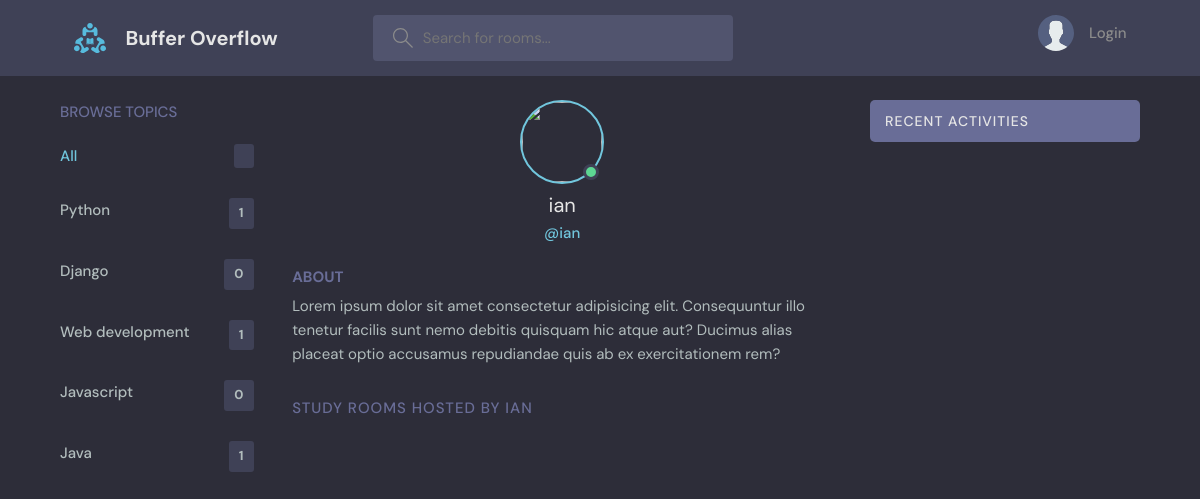
The app's page /profile/2/ with its own data.
### base/models.py (models this page shows, shortened)
class Topic(models.Model):
    name = models.CharField(max_length=200)

### base/views.py (the view)
# urls.py: path('profile/<str:pk>/', views.userProfile, name="user-profile"),
def userProfile(request, pk):
    user = User.objects.get(id=pk)
    rooms = user.room_set.all()
    room_messages = user.message_set.all()
    topics = Topic.objects.all()
    context = {'user': user, 'rooms': rooms, 'room_messages': room_messages, 'topics': topics}
    return render(request, 'base/profile.html', context)

### base/templates/base/profile.html (shortened to what this page needs)
{% extends 'main.html' %}
{% block content %}
<main class="profile-page layout layout--3">
    <div class="container">
        {% include 'base/topics_component.html' %}
        <div class="roomList">
            <div class="profile">
                <div class="profile__avatar">
                    <div class="avatar avatar--large active">
                        <img src="https://images.pexels.com/photos/220453/pexels-photo-220453.jpeg?auto=compress&cs=tinysrgb&w=1260&h=750&dpr=1"/>
                    </div>
                </div>
                <div class="profile__info">
                    <h3>{{user.username}}</h3>
                    <p>@{{user.username}}</p>
                </div>
                <div class="profile__about">
                    <h3>About</h3>
                    <p>
                        Lorem ipsum dolor sit amet consectetur adipisicing elit. Consequuntur illo tenetur
                        facilis sunt nemo debitis quisquam hic atque aut? Ducimus alias placeat optio
                        accusamus repudiandae quis ab ex exercitationem rem?
                    </p>
                </div>
            </div>
            <div class="roomList__header">
                <div>
                    <h2>Study Rooms Hosted by {{user.username}}</a>
                    </h2>
                </div>
            </div>
        </div>
        {% include 'base/activity_component.html' %}
    </div>
</main>
{% endblock content %}

### base/templates/base/topics_component.html
<div class="topics">
    <div class="topics__header">
        <h2>Browse Topics</h2>
    </div>
    <ul class="topics__list">
        <li>
            <a href="{% url 'home' %}" class="active">All <span>{{room_count}}</span></a>
        </li>
        {% for topic in topics %}
        <li>
            <a href="{% url 'home' %}?q={{topic.name}}">{{topic.name}}<span>{{topic.room_set.all.count}}</span></a>
        </li>
        {% endfor %}
    </ul>
</div>

### static/styles/style.css (style rules this page uses)
:root { --color-main: #71c6dd; --color-main-light: #e1f6fb; --color-dark: #3f4156; --color-dark-medium: #51546e; --color-dark-light: #696d97; --color-light: #e5e5e5; --color-gray: #8b8b8b; --color-light-gray: #b2bdbd; --color-bg: #2d2d39; --color-success: #5dd693; --color-error: #fc4b0b; }
* { font-family: "DM Sans", -apple-system, BlinkMacSystemFont, "Segoe UI", Roboto, Oxygen, Ubuntu, Cantarell, "Open Sans", "Helvetica Neue", sans-serif; margin: 0; padding: 0; box-sizing: border-box; text-rendering: optimizeLegibility; font-size: inherit; }
html { font-size: 56.25%; }
@media only screen and (min-width: 1200px) { html { font-size: 62.5%; } }
body { line-height: 1.6; font-weight: 400; font-size: 1.5rem; color: var(--color-light-gray); background-color: var(--color-bg); min-height: 100vh; }
img { width: 100%; }
a { display: inline-block; color: var(--color-main); text-decoration: none; }
.container { max-width: 120rem; width: 90%; margin: auto; }
.avatar { position: relative; display: inline-block; border-radius: 50%; border: 2px solid var(--color-main); }
.avatar img { display: block; border-radius: 50%; object-fit: cover; object-position: center; }
.avatar::after { content: ""; display: block; position: absolute; background-color: var(--color-gray); z-index: 111; border-radius: 50%; border: 0.3rem solid var(--color-dark); }
.avatar.active::after { background-color: var(--color-success); }
.avatar.avatar--large img { display: block; width: 8rem; height: 8rem; border-radius: 50%; }
.avatar.avatar--large:after { width: 1rem; height: 1rem; bottom: 2px; right: 3.5px; }
.layout { margin-top: 2.4rem; }
.layout > .container { display: flex; justify-content: space-between; align-items: flex-start; }
.layout--3 > .container > div:first-child { flex-basis: 18%; max-width: 22.5rem; }
.layout--3 > .container > div:nth-child(2) { flex-basis: 50%; }
.topics__header { margin-bottom: 2rem; }
.topics__header h2 { text-transform: uppercase; font-weight: 500; color: var(--color-dark-light); }
.topics__list { list-style: none; }
.topics__list li a { display: flex; justify-content: space-between; margin-bottom: 3rem; font-weight: 500; color: var(--color-light-gray); transition: all 0.3s ease-in-out; }
.topics__list li a.active, .topics__list li a:hover { color: var(--color-main); }
.topics__list li a span { padding: 0.5rem 1rem; background-color: var(--color-dark); border-radius: 3px; font-size: 1.3rem; font-weight: 700; letter-spacing: 1px; }
.roomList__header { display: flex; justify-content: space-between; align-items: center; margin-bottom: 2.4rem; }
.roomList__header h2 { text-transform: uppercase; font-weight: 500; color: var(--color-light); letter-spacing: 1px; }
.profile { margin-bottom: 3rem; }
.profile__avatar { text-align: center; }
.profile__info { text-align: center; }
.profile__info h3 { font-size: 2rem; color: var(--color-light); font-weight: 400; }
.profile__info p { color: var(--color-main); font-weight: 500; margin-bottom: 1rem; }
.profile__about { margin-top: 2rem; }
.profile__about h3 { text-transform: uppercase; color: var(--color-dark-light); margin-bottom: 0.5rem; }
.profile-page .roomList__header { margin-bottom: 1.5rem; }
.profile-page .roomList__header h2 { color: var(--color-dark-light); }

### records on screen
Topic: name "Python", room_set.all.count "1"
Topic: name "Django", room_set.all.count "0"
Topic: name "Web development", room_set.all.count "1"
Topic: name "Javascript", room_set.all.count "0"
Topic: name "Java", room_set.all.count "1"

### other values on screen
{{ user.username }} "ian"
{{ user.username }} "IAN"
